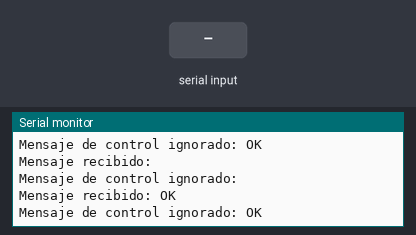
The sketch below on a simulated ESP32. On the bench: the last lines printed to the serial monitor. The test bench sets the inputs (shaded band). WiFi joins after 1.5 s; servers stay silent unless stated; the modem accepts every AT command (registered, SIM ready, sends succeed) and sends nothing else.

Above: at 7.7 s.
7.8 s: "+RCV=\n" received over the second serial link
At 8.6 s:
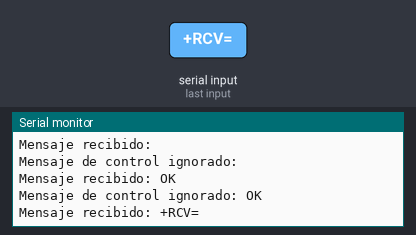
9.3 s: "1\n" received over the second serial link
At 9.8 s:
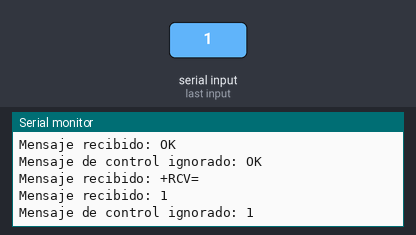

Measured:
- after the input at 7.8 s, the serial monitor: prints a new line at once (image 1)
- after the input at 9.3 s, the serial monitor: prints a new line at once (image 2)

The sketch:

ScriptESP32.ino
```cpp
#include <WiFi.h>
#include <HTTPClient.h>

const char* ssid = "FAMILIA_ORTIZ";
const char* password = "Familiaortiz";

HardwareSerial LoRaSerial(2);  // UART2

void setup() {
  Serial.begin(115200);
  LoRaSerial.begin(115200, SERIAL_8N1, 21, 22);

  WiFi.begin(ssid, password);
  Serial.print("Conectando a WiFi...");
  while (WiFi.status() != WL_CONNECTED) {
    delay(500);
    Serial.print(".");
  }
  Serial.println("Conectado a la red WiFi");

  // Configuración LoRa
  delay(3000);
  Serial.println("Configurando módulo LoRa (ESP32 receptor)");

  LoRaSerial.println("AT+ADDRESS=2");
  delay(500);
  LoRaSerial.println("AT+NETWORKID=5");
  delay(500);
  LoRaSerial.println("AT+PARAMETER=12,7,1,4");
  delay(500);
  LoRaSerial.println("AT+BAND=915000000");
  delay(500);

  Serial.println("Esperando mensajes desde ESP8266...");
}

void loop() {
  if (LoRaSerial.available()) {
    String linea = LoRaSerial.readStringUntil('\n');
    linea.trim(); // Elimina saltos de línea y espacios

    Serial.println("Mensaje recibido: " + linea);

    // Verifica si es una línea con datos reales
    if (linea.startsWith("+RCV=")) {
      // Formato esperado: +RCV=1,6,1:91:%,-26,11
      int primerComa = linea.indexOf(',');               // después de +RCV=
      int segundoComa = linea.indexOf(',', primerComa + 1);
      int tercerComa = linea.indexOf(',', segundoComa + 1);

      if (segundoComa != -1 && tercerComa != -1) {
        String payload = linea.substring(segundoComa + 1, tercerComa);
        payload = linea.substring(segundoComa + 1, tercerComa);
        payload.trim(); // Esto será algo como "1:91:%"

        Serial.println("Payload limpio: " + payload);

        int sep1 = payload.indexOf(':');
        int sep2 = payload.indexOf(':', sep1 + 1);

        if (sep1 > 0 && sep2 > sep1) {
          String sensor_id = payload.substring(0, sep1);
          String valor = payload.substring(sep1 + 1, sep2);
          String unidad = payload.substring(sep2 + 1);

          String postData = "sensor_id=" + sensor_id + "&valor=" + valor + "&unidad=" + unidad;

          if (WiFi.status() == WL_CONNECTED) {
            HTTPClient http;
            http.begin("http://192.168.100.8:3000/api/insertar_lectura");
            http.addHeader("Content-Type", "application/x-www-form-urlencoded");

            int httpResponseCode = http.POST(postData);

            if (httpResponseCode > 0) {
              String response = http.getString();
              Serial.println("Respuesta servidor: " + response);
            } else {
              Serial.println("Error en POST: " + String(httpResponseCode));
            }

            http.end();
          } else {
            Serial.println("WiFi no conectado.");
          }
        } else {
          Serial.println("Formato inválido en payload: " + payload);
        }
      }
    } else {
      Serial.println("Mensaje de control ignorado: " + linea);
    }
  }
}
```
